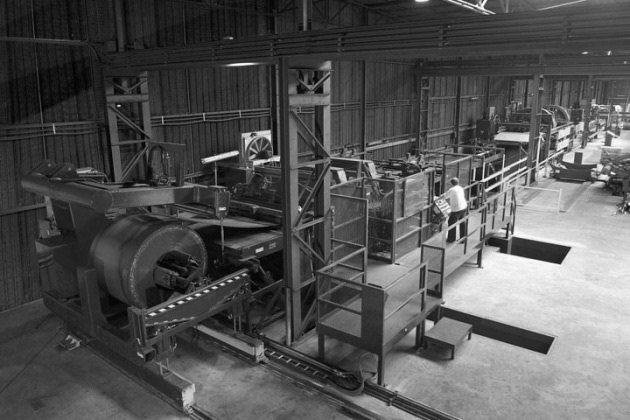
#> input picture images/6/factory.jpg, 630 x 420 px, found by its file name
$ python task6.py
#> lines starting #> are read from the running program, lines starting #| are printed output that depends on the picture
# -*- coding: utf-8 -*-
"""
Created on Sat May 15 16:16:00 2021

@author: Billy
"""

import numpy as np
import matplotlib.pyplot as plt
from PIL import Image

def read_image(path):
#> called with path = '../images/6/factory.jpg'
    im = Image.open(path)
#> im is the input picture: PIL image 630x420 RGB; min 0, max 255, mean 84.2
    im = np.array(im)
    return im

def apply_mask(im, mask):
    res = np.zeros((im.shape[0], im.shape[1], 1))
    im_padded = np.pad(im, ((1, 1), (1, 1), (0, 0)))
    for x in range(res.shape[0]):
        for y in range(res.shape[1]):
            res[x, y] = np.sum(im_padded[x:x+3, y:y+3, 0] * mask)
    res = abs(res)
    maxim = np.max(res)
    return (res * 255 / maxim).astype(np.uint8)

def apply_threshold(im, threshold):
    for x in range(im. shape[0]):
        for y in range(im.shape[1]):
            if im[x, y] >= threshold:
                im[x, y] = 1
            else:
                im[x, y] = 0

def create_histogram(im):
    hist = np.zeros((256))
    for x in range(im.shape[0]):
        for y in range(im.shape[1]):
            hist[im[x, y]] += 1
    return hist

def find_threshold(im):
    hist = create_histogram(im)
    sb = np.zeros((256))
    for t in range(1, 255):
        omega0 = np.sum(hist[:t])
        omega1 = np.sum(hist[t:])
        helper0 = np.arange(t)
        helper1  =np.arange(t, 256)
        m0 = np.sum(helper0 * hist[:t]) / omega0
        m1 = np.sum(helper1 * hist[t:]) / omega1
        sb[t] = omega0 * omega1 * ((m0 - m1) ** 2)
    return np.argmax(sb), hist

def plot_image(im, title=None):
    plt.figure()
    plt.imshow(im)
    if title:
        plt.title(title)

def plot_g(im, title=None):
    plt.figure()
    plt.imshow(im, cmap='gray')
    if title:
        plt.title(title)


im = read_image('../images/6/factory.jpg')
plot_image(im, 'original image')
sobel_mask_horizontal = np.array([[-1, -2, -1], [0, 0, 0], [1, 2, 1]])
sobel_mask_vertical = np.array([[-1, 0, 1], [-2, 0, 2], [-1, 0, 1]])
masked_horizontal = apply_mask(im, sobel_mask_horizontal)
#> after the loop in apply_mask, `for x in range(res.shape[0]):`:
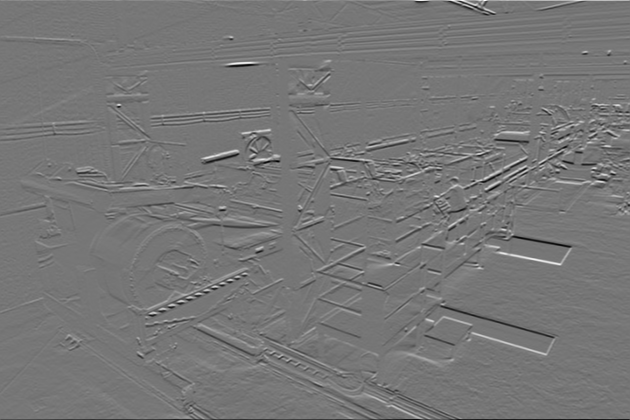
#> res: shape (420, 630, 1) float64; min -808, max 924, mean 0.5; drawn with min black and max white
#> in apply_mask, `res = abs(res)`:
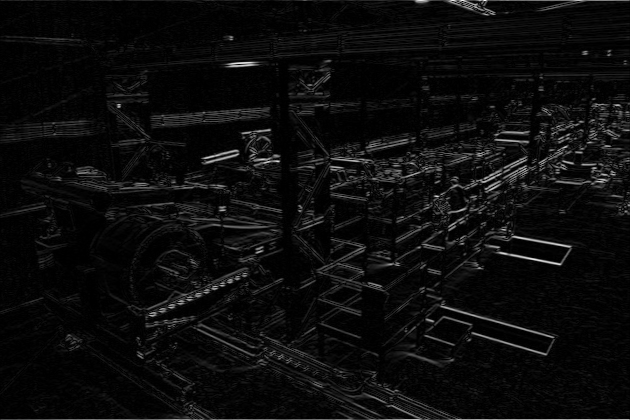
#> res: shape (420, 630, 1) float64; min 0, max 924, mean 45.7; drawn with min black and max white
#> in apply_mask, `maxim = np.max(res)`: maxim = 924
plot_g(masked_horizontal, 'horizontal sobel mask')
masked_vertical = apply_mask(im, sobel_mask_vertical)
#> after the loop in apply_mask (call 2), `for x in range(res.shape[0]):`:
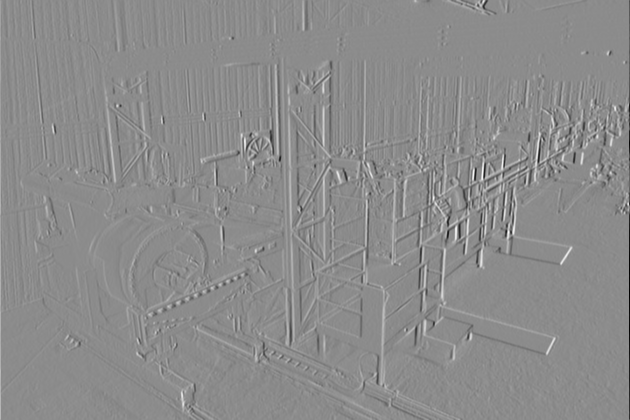
#> res: shape (420, 630, 1) float64; min -948, max 779, mean 0.7; drawn with min black and max white
#> in apply_mask (call 2), `res = abs(res)`:
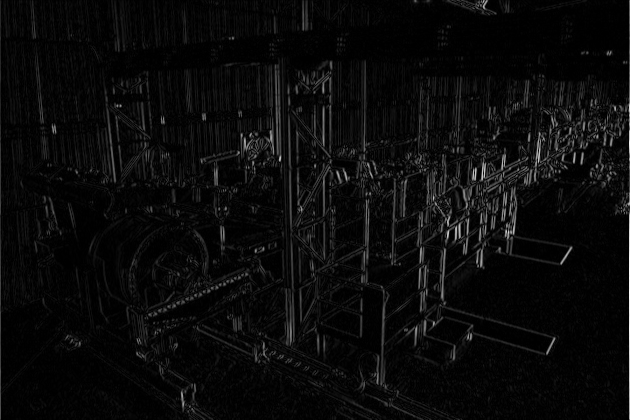
#> res: shape (420, 630, 1) float64; min 0, max 948, mean 40.5; drawn with min black and max white
#> in apply_mask (call 2), `maxim = np.max(res)`: maxim = 948
plot_g(masked_vertical, 'vertical sobel mask')

threshold_h, hist_h = find_threshold(masked_horizontal)
#> in find_threshold, `hist = create_histogram(im)`: hist = 256 values, max 33414 at index 1, min 0 at index 211, mean 1033.6
#> the loop in find_threshold, `for t in range(1, 255):` made 254 passes
#> (omega0, omega1, m0, m1) on passes 1 to 3: (31951, 232649, 0, 13.81), (65365, 199235, 0.511, 15.96), (86903, 177697, 0.88, 17.65)
#> after the loop in find_threshold, `for t in range(1, 255):`: sb = 256 values, max 2.17e+13 at index 43, min 0 at index 0, mean 9.74e+12
#> threshold_h = 43; hist_h has the same summary as hist in find_threshold
plt.figure()
plt.plot(np.arange(256), hist_h)
apply_threshold(masked_horizontal, threshold_h)
#> after the loop in apply_threshold, `for x in range(im. shape[0]):`:
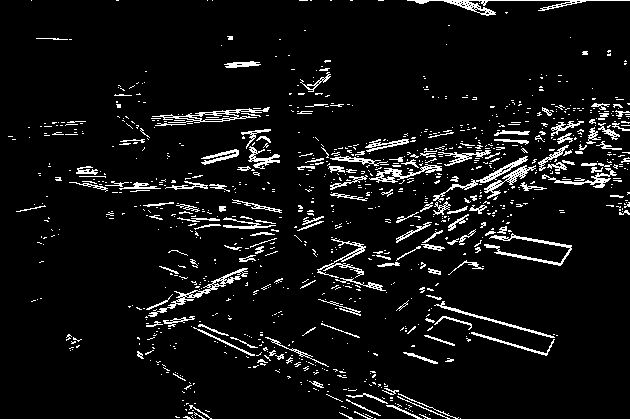
#> im: shape (420, 630, 1); values 0 (black) and 1 (white), 6.8% white in thin lines or dots
plot_g(masked_horizontal, 'horizontal sobel mask after threshold')

threshold_v, hist_v = find_threshold(masked_vertical)
#> the loop in find_threshold (call 2), `for t in range(1, 255):` made 254 passes
#> (omega0, omega1, m0, m1) on passes 1 to 3: (36323, 228277, 0, 12.08), (72841, 191759, 0.501, 14.19), (101549, 163051, 0.925, 16.33)
#> threshold_v = 36; hist_v = 256 values, max 36518 at index 1, min 0 at index 205, mean 1033.6
plt.figure()
plt.plot(np.arange(256), hist_v)
apply_threshold(masked_vertical, threshold_v)
#> call 2 of apply_threshold, with threshold = 36
#> after the loop in apply_threshold (call 2), `for x in range(im. shape[0]):`:
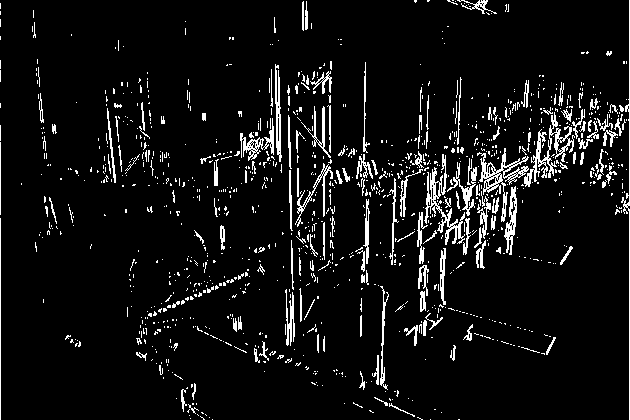
#> im: shape (420, 630, 1); values 0 (black) and 1 (white), 6.9% white in thin lines or dots
plot_g(masked_vertical, 'vertical sobel mask after threshold')
#> figure, not shown here; curve peaks at x = 1, y = 33414
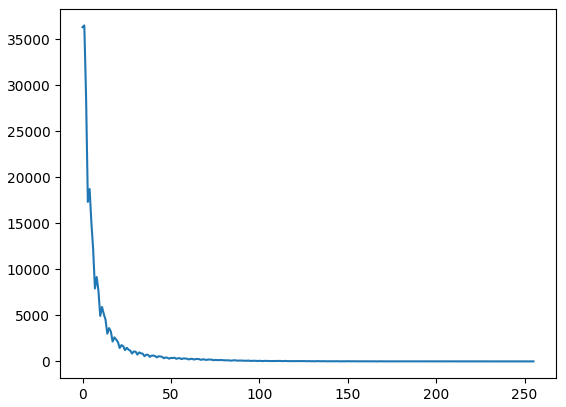
#> figure drawn by matplotlib, 1 panel; curve peaks at x = 1, y = 36518
